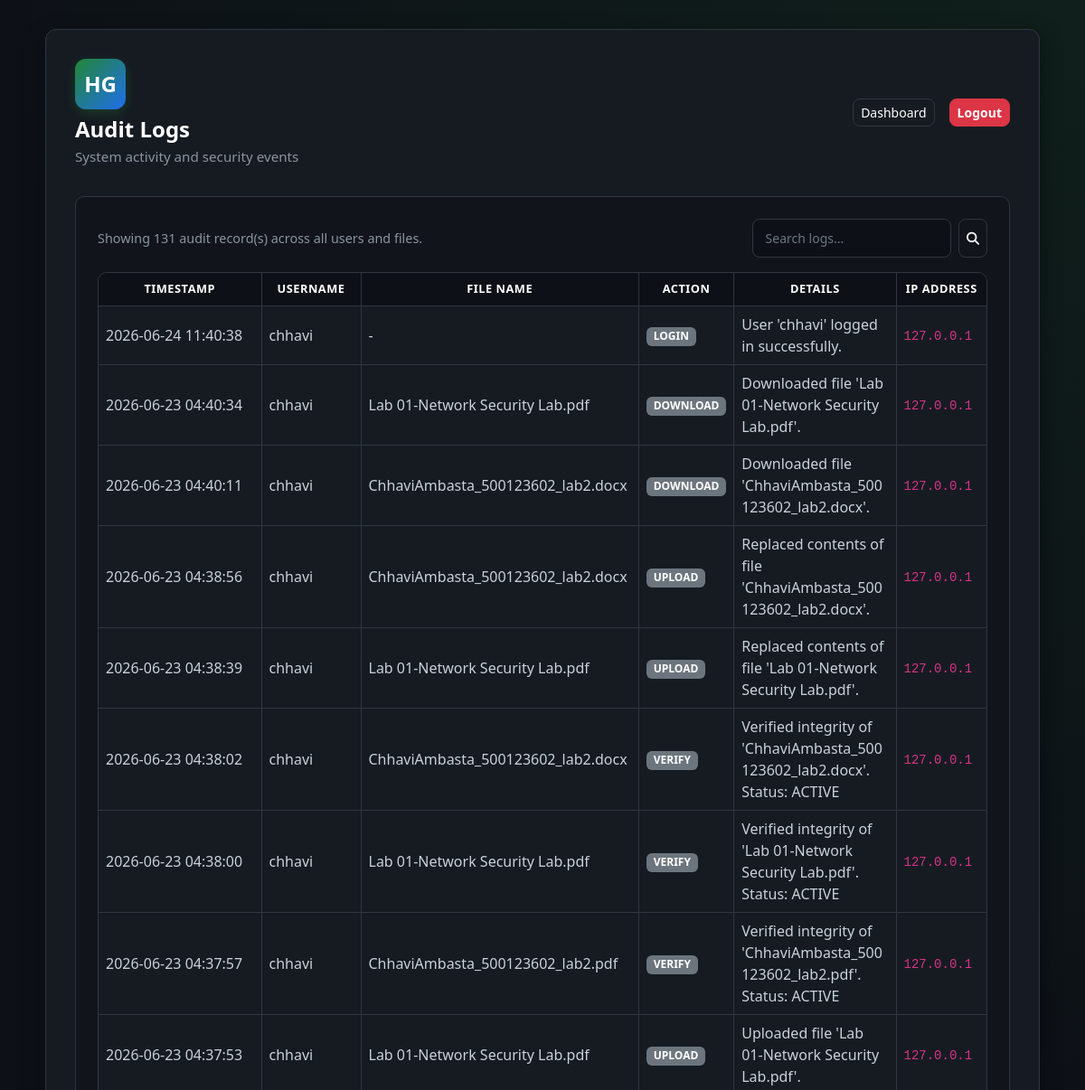
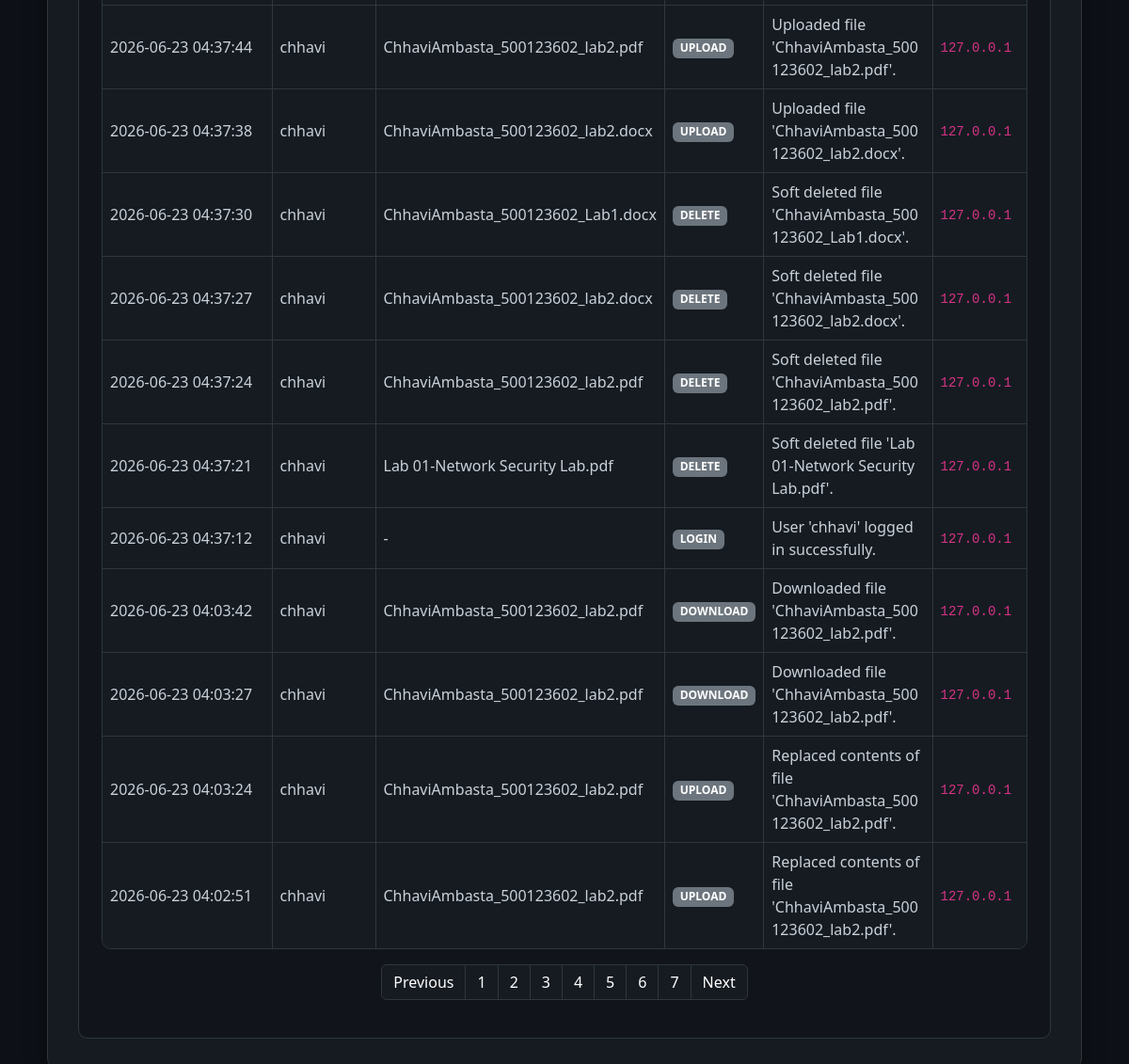
/audit-logs?page=2&search= (signed in), run on the app's committed database (2 pictures, top to bottom).
### tables this page shows
CREATE TABLE audit_logs (
    id INTEGER PRIMARY KEY AUTOINCREMENT,
    user_id INTEGER,
    file_id INTEGER,
    action TEXT NOT NULL,
    details TEXT,
    ip_address TEXT,
    timestamp TIMESTAMP DEFAULT CURRENT_TIMESTAMP,
    FOREIGN KEY (user_id) REFERENCES users(id),
    FOREIGN KEY (file_id) REFERENCES files(id)
);

CREATE TABLE users (
    id INTEGER PRIMARY KEY AUTOINCREMENT,
    username TEXT NOT NULL UNIQUE,
    email TEXT NOT NULL UNIQUE,
    password_hash TEXT NOT NULL,
    created_at TIMESTAMP DEFAULT CURRENT_TIMESTAMP
, security_question TEXT NOT NULL DEFAULT 'q1', security_answer_hash TEXT NOT NULL DEFAULT '', email_verified INTEGER NOT NULL DEFAULT 0, last_login TIMESTAMP, account_status TEXT NOT NULL DEFAULT 'ACTIVE', failed_attempts INTEGER NOT NULL DEFAULT 0, locked_until TIMESTAMP);

CREATE TABLE files (
    id INTEGER PRIMARY KEY AUTOINCREMENT,
    owner_id INTEGER NOT NULL,
    original_filename TEXT NOT NULL,
    stored_filename TEXT NOT NULL,
    file_extension TEXT NOT NULL,
    file_size INTEGER NOT NULL,
    mime_type TEXT NOT NULL,
    sha256_hash TEXT NOT NULL,
    upload_time TIMESTAMP DEFAULT CURRENT_TIMESTAMP,
    last_verified TIMESTAMP,
    status TEXT NOT NULL DEFAULT 'ACTIVE',
    is_deleted INTEGER NOT NULL DEFAULT 0, content_hash TEXT,
    FOREIGN KEY (owner_id) REFERENCES users(id)
);

### app.py (the view, shortened to what this page needs)
@app.route("/audit-logs")
@login_required
def audit_logs():
    conn = get_db_connection()
    try:
        search = request.args.get("search", "").strip()
        page = request.args.get("page", 1, type=int)
        per_page = 20
        offset = (page - 1) * per_page
        base_query = """
            SELECT a.id, a.timestamp, a.action, a.details, a.ip_address,
                   u.username, f.original_filename
            FROM audit_logs a
            LEFT JOIN users u ON a.user_id = u.id
            LEFT JOIN files f ON a.file_id = f.id
        """
        count_query = """
            SELECT COUNT(*) as total
            FROM audit_logs a
            LEFT JOIN users u ON a.user_id = u.id
            LEFT JOIN files f ON a.file_id = f.id
        """
        params = []
        base_query += " ORDER BY a.timestamp DESC LIMIT ? OFFSET ?"
        total_row = conn.execute(count_query, params).fetchone()
        total = total_row["total"] if total_row else 0
        total_pages = max(1, (total + per_page - 1) // per_page)
        logs = conn.execute(base_query, params + [per_page, offset]).fetchall()
    finally:
        conn.close()
    return render_template(
        "audit_logs.html",
        username=session.get("username"),
        logs=logs,
        search=search,
        page=page,
        total_pages=total_pages,
        total=total,
    )

### app.py (called while the page is built)
def get_db_connection():
    conn = sqlite3.connect(DATABASE_PATH)
    conn.row_factory = sqlite3.Row
    return conn

def utc_now():
    return datetime.utcnow()

def login_required(view_func):
    @wraps(view_func)
    def wrapped_view(*args, **kwargs):
        if "user_id" not in session:
            flash("Please log in to access the dashboard.", "warning")
            return redirect(url_for("login"))
        last_activity = session.get("last_activity")
        if last_activity and (utc_now().timestamp() - last_activity) > SESSION_TIMEOUT_SECONDS:
            session.clear()
            flash("Your session has expired due to inactivity. Please log in again.", "warning")
            return redirect(url_for("login"))
        session["last_activity"] = utc_now().timestamp()
        return view_func(*args, **kwargs)
    return wrapped_view

@app.context_processor
def inject_notifications():
    if "user_id" in session:
        conn = get_db_connection()
        try:
            notifications_list = conn.execute(
                """
                SELECT * FROM notifications
                WHERE user_id = ?
                ORDER BY created_at DESC
                LIMIT 8
                """,
                (session["user_id"],),
            ).fetchall()
            unread_count = conn.execute(
                "SELECT COUNT(*) FROM notifications WHERE user_id = ? AND is_read = 0",
                (session["user_id"],),
            ).fetchone()[0]
        finally:
            conn.close()
        return {
            "notifications": notifications_list,
            "unread_notifications_count": unread_count,
        }
    return {
        "notifications": [],
        "unread_notifications_count": 0,
    }

### templates/audit_logs.html (shortened to what this page needs)
<!DOCTYPE html>
<html lang="en">
<head>
    <link href="https://cdn.jsdelivr.net/npm/bootstrap@5.3.3/dist/css/bootstrap.min.css" rel="stylesheet">
    <link rel="stylesheet" href="https://cdnjs.cloudflare.com/ajax/libs/font-awesome/6.4.0/css/all.min.css">
    <link rel="stylesheet" href="{{ url_for('static', filename='css/style.css') }}">
</head>
<body>
    <div class="dashboard-wrapper">
        <div class="container dashboard-container">
            <div class="dashboard-card dashboard-card-wide mx-auto">
                <div class="dashboard-header">
                    <div>
                        <div class="brand-logo mb-2">HG</div>
                        <h1 class="welcome-text">Audit Logs</h1>
                        <p class="welcome-subtext">System activity and security events</p>
                    </div>
                    <div class="dashboard-actions d-flex align-items-center">
                        <a href="{{ url_for('dashboard') }}" class="btn btn-outline-light btn-sm me-2">Dashboard</a>
                        <a href="{{ url_for('logout') }}" class="btn btn-danger btn-sm">Logout</a>
                    </div>
                </div>
                <section class="dashboard-section">
                    <div class="d-flex justify-content-between align-items-center mb-3">
                        <p class="section-description mb-0">
                            Showing {{ total }} audit record(s) across all users and files.
                        </p>
                        <form action="{{ url_for('audit_logs') }}" method="GET" class="d-flex" role="search">
                            <input type="text" name="search" class="form-control form-control-sm me-2" placeholder="Search logs..." value="{{ search }}" style="width: 220px; background-color: var(--bg-primary); color: var(--text-primary); border-color: var(--border-color);">
                            <button type="submit" class="btn btn-outline-light btn-sm">
                                <i class="fa-solid fa-search"></i>
                            </button>
                        </form>
                    </div>
                    {% if logs %}
                        <div class="table-responsive files-table-wrapper">
                            <table class="table files-table align-middle">
                                <thead>
                                    <tr>
                                        <th>Timestamp</th>
                                        <th>Username</th>
                                        <th>File Name</th>
                                        <th>Action</th>
                                        <th>Details</th>
                                        <th>IP Address</th>
                                    </tr>
                                </thead>
                                <tbody>
                                    {% for log in logs %}
                                        <tr>
                                            <td style="white-space: nowrap;">{{ log.timestamp }}</td>
                                            <td>{{ log.username or 'System' }}</td>
                                            <td>{{ log.original_filename or '-' }}</td>
                                            <td><span class="badge bg-secondary">{{ log.action }}</span></td>
                                            <td style="max-width: 300px; word-break: break-word;">{{ log.details or '-' }}</td>
                                            <td><code>{{ log.ip_address or '-' }}</code></td>
                                        </tr>
                                    {% endfor %}
                                </tbody>
                            </table>
                        </div>
                        {% if total_pages > 1 %}
                            <nav aria-label="Audit log pagination" class="mt-3">
                                <ul class="pagination justify-content-center">
                                    <li class="page-item {% if page <= 1 %}disabled{% endif %}">
                                        <a class="page-link" href="{{ url_for('audit_logs', page=page-1, search=search) }}" style="background-color: var(--bg-card); border-color: var(--border-color); color: var(--text-primary);">Previous</a>
                                    </li>
                                    {% for p in range(1, total_pages + 1) %}
                                        <li class="page-item {% if p == page %}active{% endif %}">
                                            <a class="page-link" href="{{ url_for('audit_logs', page=p, search=search) }}" style="background-color: var(--bg-card); border-color: var(--border-color); color: var(--text-primary);">{{ p }}</a>
                                        </li>
                                    {% endfor %}
                                    <li class="page-item {% if page >= total_pages %}disabled{% endif %}">
                                        <a class="page-link" href="{{ url_for('audit_logs', page=page+1, search=search) }}" style="background-color: var(--bg-card); border-color: var(--border-color); color: var(--text-primary);">Next</a>
                                    </li>
                                </ul>
                            </nav>
                        {% endif %}
                    {% else %}
                        <div class="empty-state mt-3">
                            <p class="mb-0">No audit logs found.</p>
                        </div>
                    {% endif %}
                </section>
            </div>
        </div>
    </div>
</body>
</html>

### static/css/style.css (style rules this page uses)
:root { --bg-primary: #0D1117; --bg-card: #161B22; --accent: #238636; --accent-hover: #2ea043; --text-primary: #FFFFFF; --text-muted: #8B949E; --border-color: #30363D; --danger: #DA3633; --warning: #D29922; --info: #58A6FF; }
* { box-sizing: border-box; }
body { background-color: var(--bg-primary); color: var(--text-primary); font-family: "Segoe UI", Tahoma, Geneva, Verdana, sans-serif; min-height: 100vh; }
.auth-card, .dashboard-card { background-color: var(--bg-card); border: 1px solid var(--border-color); border-radius: 12px; box-shadow: 0 8px 24px rgba(0, 0, 0, 0.4); width: 100%; max-width: 440px; padding: 2rem; }
.dashboard-card { max-width: 720px; }
.dashboard-card-wide { max-width: 1100px; }
.dashboard-container { max-width: 1200px; }
.brand-logo { width: 56px; height: 56px; background: linear-gradient(135deg, var(--accent), #1f6feb); border-radius: 12px; display: inline-flex; align-items: center; justify-content: center; font-size: 1.5rem; font-weight: 700; margin-bottom: 0.75rem; box-shadow: 0 4px 12px rgba(35, 134, 54, 0.3); }
.form-control { background-color: var(--bg-primary); border: 1px solid var(--border-color); color: var(--text-primary); border-radius: 8px; padding: 0.65rem 0.85rem; transition: border-color 0.2s ease, box-shadow 0.2s ease; }
.form-control::placeholder { color: #6E7681; }
.btn-outline-light { border-radius: 8px; border-color: var(--border-color); color: var(--text-primary); font-weight: 500; }
.btn-danger { border-radius: 8px; font-weight: 600; }
.dashboard-wrapper { min-height: 100vh; padding: 2rem 1rem; background: radial-gradient(circle at top right, rgba(35, 134, 54, 0.12), transparent 45%), var(--bg-primary); }
.dashboard-header { display: flex; align-items: center; justify-content: space-between; margin-bottom: 2rem; flex-wrap: wrap; gap: 1rem; }
.welcome-text { font-size: 1.5rem; font-weight: 600; margin-bottom: 0.25rem; }
.welcome-subtext { color: var(--text-muted); font-size: 0.95rem; margin-bottom: 0; }
.dashboard-section { background-color: rgba(13, 17, 23, 0.55); border: 1px solid var(--border-color); border-radius: 10px; padding: 1.5rem; }
.section-description { color: var(--text-muted); font-size: 0.9rem; margin-bottom: 1rem; }
.dashboard-actions { display: flex; gap: 0.5rem; flex-wrap: wrap; }
.files-table-wrapper { border: 1px solid var(--border-color); border-radius: 10px; overflow: hidden; }
.files-table { table-layout: auto; margin-bottom: 0; color: var(--text-primary); }
.files-table.table > thead > tr > th { background-color: var(--bg-primary); border-bottom: 1px solid var(--border-color); color: #ffffff; font-size: 0.8rem; font-weight: bold; text-transform: uppercase; letter-spacing: 0.04em; text-align: center; vertical-align: middle; }
.files-table.table > tbody > tr > td { background-color: var(--bg-card); border-bottom: 1px solid var(--border-color); border-right: 1px solid var(--border-color); vertical-align: middle; color: #C9D1D9; transition: background-color 0.25s ease; }
.files-table.table > tbody > tr:last-child > td { border-bottom: none; }
.files-table.table > thead > tr > th, .files-table.table > tbody > tr > td { border-right: 1px solid var(--border-color); }
.files-table.table > thead > tr > th:last-child, .files-table.table > tbody > tr > td:last-child { border-right: none; }
.files-table.table > thead > tr > th:nth-child(1), .files-table.table > tbody > tr > td:nth-child(1) { min-width: 180px; max-width: 280px; }
.files-table.table > thead > tr > th:nth-child(2) { min-width: 110px; }
.files-table.table > tbody > tr > td:nth-child(2) { min-width: 80px; }
.files-table.table > thead > tr > th:nth-child(3) { min-width: 110px; }
.files-table.table > tbody > tr > td:nth-child(3) { min-width: 80px; }
.files-table.table > thead > tr > th:nth-child(4), .files-table.table > tbody > tr > td:nth-child(4) { min-width: 35px; }
.files-table.table > thead > tr > th:nth-child(5), .files-table.table > tbody > tr > td:nth-child(5) { min-width: 45px; }
.files-table.table > thead > tr > th:nth-child(6), .files-table.table > tbody > tr > td:nth-child(6) { min-width: 100px; }

### data on the page
audit_logs: timestamp "2026-06-24 11:40:38", username "chhavi", original_filename "-", action "LOGIN", details "User 'chhavi' logged in successfully.", ip_address "127.0.0.1"
audit_logs: timestamp "2026-06-23 04:40:34", username "chhavi", original_filename "Lab 01-Network Security Lab.pdf", action "DOWNLOAD", details "Downloaded file 'Lab 01-Network Security Lab.pdf'.", ip_address "127.0.0.1"
audit_logs: timestamp "2026-06-23 04:40:11", username "chhavi", original_filename "ChhaviAmbasta_500123602_lab2.docx", action "DOWNLOAD", details "Downloaded file 'ChhaviAmbasta_500123602_lab2.docx'.", ip_address "127.0.0.1"
audit_logs: timestamp "2026-06-23 04:38:56", username "chhavi", original_filename "ChhaviAmbasta_500123602_lab2.docx", action "UPLOAD", details "Replaced contents of file 'ChhaviAmbasta_500123602_lab2.docx'.", ip_address "127.0.0.1"
audit_logs: timestamp "2026-06-23 04:38:39", username "chhavi", original_filename "Lab 01-Network Security Lab.pdf", action "UPLOAD", details "Replaced contents of file 'Lab 01-Network Security Lab.pdf'.", ip_address "127.0.0.1"
audit_logs: timestamp "2026-06-23 04:38:02", username "chhavi", original_filename "ChhaviAmbasta_500123602_lab2.docx", action "VERIFY", details "Verified integrity of 'ChhaviAmbasta_500123602_lab2.docx'. Status: ACTIVE", ip_address "127.0.0.1"
audit_logs: timestamp "2026-06-23 04:38:00", username "chhavi", original_filename "Lab 01-Network Security Lab.pdf", action "VERIFY", details "Verified integrity of 'Lab 01-Network Security Lab.pdf'. Status: ACTIVE", ip_address "127.0.0.1"
audit_logs: timestamp "2026-06-23 04:37:57", username "chhavi", original_filename "ChhaviAmbasta_500123602_lab2.pdf", action "VERIFY", details "Verified integrity of 'ChhaviAmbasta_500123602_lab2.pdf'. Status: ACTIVE", ip_address "127.0.0.1"
audit_logs: timestamp "2026-06-23 04:37:53", username "chhavi", original_filename "Lab 01-Network Security Lab.pdf", action "UPLOAD", details "Uploaded file 'Lab 01-Network Security Lab.pdf'.", ip_address "127.0.0.1"
audit_logs: timestamp "2026-06-23 04:37:44", username "chhavi", original_filename "ChhaviAmbasta_500123602_lab2.pdf", action "UPLOAD", details "Uploaded file 'ChhaviAmbasta_500123602_lab2.pdf'.", ip_address "127.0.0.1"
audit_logs: timestamp "2026-06-23 04:37:38", username "chhavi", original_filename "ChhaviAmbasta_500123602_lab2.docx", action "UPLOAD", details "Uploaded file 'ChhaviAmbasta_500123602_lab2.docx'.", ip_address "127.0.0.1"
audit_logs: timestamp "2026-06-23 04:37:30", username "chhavi", original_filename "ChhaviAmbasta_500123602_Lab1.docx", action "DELETE", details "Soft deleted file 'ChhaviAmbasta_500123602_Lab1.docx'.", ip_address "127.0.0.1"
audit_logs: timestamp "2026-06-23 04:37:27", username "chhavi", original_filename "ChhaviAmbasta_500123602_lab2.docx", action "DELETE", details "Soft deleted file 'ChhaviAmbasta_500123602_lab2.docx'.", ip_address "127.0.0.1"
audit_logs: timestamp "2026-06-23 04:37:24", username "chhavi", original_filename "ChhaviAmbasta_500123602_lab2.pdf", action "DELETE", details "Soft deleted file 'ChhaviAmbasta_500123602_lab2.pdf'.", ip_address "127.0.0.1"
audit_logs: timestamp "2026-06-23 04:37:21", username "chhavi", original_filename "Lab 01-Network Security Lab.pdf", action "DELETE", details "Soft deleted file 'Lab 01-Network Security Lab.pdf'.", ip_address "127.0.0.1"
audit_logs: timestamp "2026-06-23 04:37:12", username "chhavi", original_filename "-", action "LOGIN", details "User 'chhavi' logged in successfully.", ip_address "127.0.0.1"
audit_logs: timestamp "2026-06-23 04:03:42", username "chhavi", original_filename "ChhaviAmbasta_500123602_lab2.pdf", action "DOWNLOAD", details "Downloaded file 'ChhaviAmbasta_500123602_lab2.pdf'.", ip_address "127.0.0.1"
audit_logs: timestamp "2026-06-23 04:03:27", username "chhavi", original_filename "ChhaviAmbasta_500123602_lab2.pdf", action "DOWNLOAD", details "Downloaded file 'ChhaviAmbasta_500123602_lab2.pdf'.", ip_address "127.0.0.1"
audit_logs: timestamp "2026-06-23 04:03:24", username "chhavi", original_filename "ChhaviAmbasta_500123602_lab2.pdf", action "UPLOAD", details "Replaced contents of file 'ChhaviAmbasta_500123602_lab2.pdf'.", ip_address "127.0.0.1"
audit_logs: timestamp "2026-06-23 04:02:51", username "chhavi", original_filename "ChhaviAmbasta_500123602_lab2.pdf", action "UPLOAD", details "Replaced contents of file 'ChhaviAmbasta_500123602_lab2.pdf'.", ip_address "127.0.0.1"

### other printed values
{{ total }} "131"
{{ p }} "1" "2" "3" "4" "5" "6" "7"
